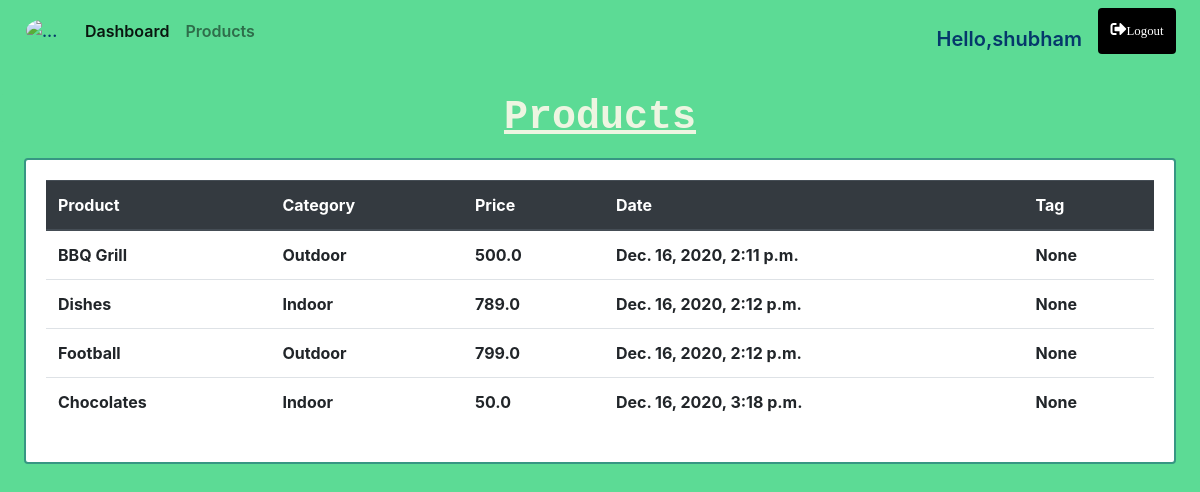
/product/ (signed in), run on the app's committed database.
### accounts/models.py (models this page shows, shortened)
class Product(models.Model):
    CATEGORY = (
        ('Indoor','Indoor'),
        ('Outdoor','Outoor'),
    )
    name = models.CharField(max_length=30)
    price = models.FloatField()
    category = models.CharField(max_length=50,choices=CATEGORY)
    description = models.TextField()
    date_created = models.DateTimeField(auto_now_add=True)
    tag = models.ManyToManyField(Tag)

### accounts/decorators.py (the view)
        def wrapper_func(request, *args, **kwargs):
            print(f'allowed_roles are {allowed_roles}')
            group = None
            print(request.user.groups.all()[0].name)
            if request.user.groups.exists():
                group = request.user.groups.all()[0].name
                print(f'your group is {group}')
            if group in allowed_roles:
                return view_func(request, *args, **kwargs)
            else:
                return HttpResponse('you are not authorised to view this page')

### accounts/views.py (called while the page is built)
@login_required(login_url='login')
@allowed_users(allowed_roles=['admin'])
def product(request):
    products = Product.objects.all()
    context={'products':products}
    return render(request,'accounts/product.html',context)

### accounts/templates/accounts/product.html (shortened to what this page needs)
{% extends 'accounts/main.html' %} {% block title %} Product {% endblock title%}
{% block body %}
<br/>
<div class="row">
  <div class="col-md">
    <div class="card card-title" style="background-color:#5CDB95;border:none;">
      <h5 style="color:#EDF5E1;font-weight:800;font-size: 40px;margin: auto;font-family: monospace;text-decoration:underline" >Products</h5>
    </div>
    <div class="card card-body mx-4 my-3" style="border:2px solid #379683">
      <table class="table">
      <thead class="thead-dark">
        <tr>
          <th>Product</th>
          <th>Category</th>
          <th>Price</th>
          <th>Date</th>
          <th>Tag</th>
        </tr>
        </thead>
        {% for i in products %}
         <tr>
          <th>{{i.name}}</th>
          <th>{{i.category}}</th>
          <th>{{i.price}}</th>
          <th>{{i.date_created}}</th>
          <th>{{i.tag.name  }}</th>
        </tr>
        {% endfor %}
      </table>
    </div>
  </div>
</div>
{% endblock body %}

### accounts/templates/accounts/main.html (shortened to what this page needs)
<!doctype html>
<html lang="en">
  <head>
    <link rel="stylesheet" href="https://cdnjs.cloudflare.com/ajax/libs/font-awesome/5.15.1/css/all.min.css" />
    <link rel="stylesheet" href="https://cdn.jsdelivr.net/npm/bootstrap@4.5.3/dist/css/bootstrap.min.css">
    {% load static %}
    <link rel="stylesheet" type="text/css" href="{%  static 'css/main.css' %}">
  </head >
  <body style="background-color:#5CDB95">
    <nav class="navbar navbar-expand-lg navbar-light py-2 mb-2" style="color:#05386B;font-weight:600;">
  <img src="{% static 'images/logo.jpg' %}" alt="...">
  <div class="collapse navbar-collapse d-flex justify-content-between " id="navbarNavAltMarkup">
    <div class="navbar-nav">
      {% if request.user.is_staff %}
      <a class="nav-link active" href="{% url 'home' %}">Dashboard <span class="sr-only">(current)</span></a>
      <a class="nav-link" href="{% url 'product' %}">Products</a>
      {% else %}
      <a class="nav-link active" href="{% url 'account' %}">Settings</a>
      {% endif %}
    </div>
    <div class="log">
      <div class="navbar-nav">
        {% if request.user.is_authenticated %}
        <span class="mt-3 mr-2" style="font-size:20px;">Hello,{{request.user}}</span>
        <a class="nav-link btn mx-2" style=" background-color: black;color:white;" href="{% url 'logout' %}"><i class="fas fa-sign-out-alt" style="width:60px;"><small>Logout</small></i></a>
        {% else %}
        <a class="nav-link btn mx-1 " style=" background-color: black;color:white;" href="{% url 'login' %}"><i class="fas fa-sign-in-alt" style="width:60px;"><small> Login</small></i></a>
        {% endif %}
      </div>
    </div>
  </div>
</nav>
{% block body %}
{% endblock body %}
  </body>
</html>

### accounts/static/css/main.css (style rules this page uses)
img { width: 41px; border-radius: 50%; margin: 0 10px; }

### data on the page
Product: name "BBQ Grill", category "Outdoor", price "500.0", date_created "Dec. 16, 2020, 2:11 p.m.", tag.name "None"
Product: name "Dishes", category "Indoor", price "789.0", date_created "Dec. 16, 2020, 2:12 p.m.", tag.name "None"
Product: name "Football", category "Outdoor", price "799.0", date_created "Dec. 16, 2020, 2:12 p.m.", tag.name "None"
Product: name "Chocolates", category "Indoor", price "50.0", date_created "Dec. 16, 2020, 3:18 p.m.", tag.name "None"

### other printed values
{{ request.user }} "shubham"
